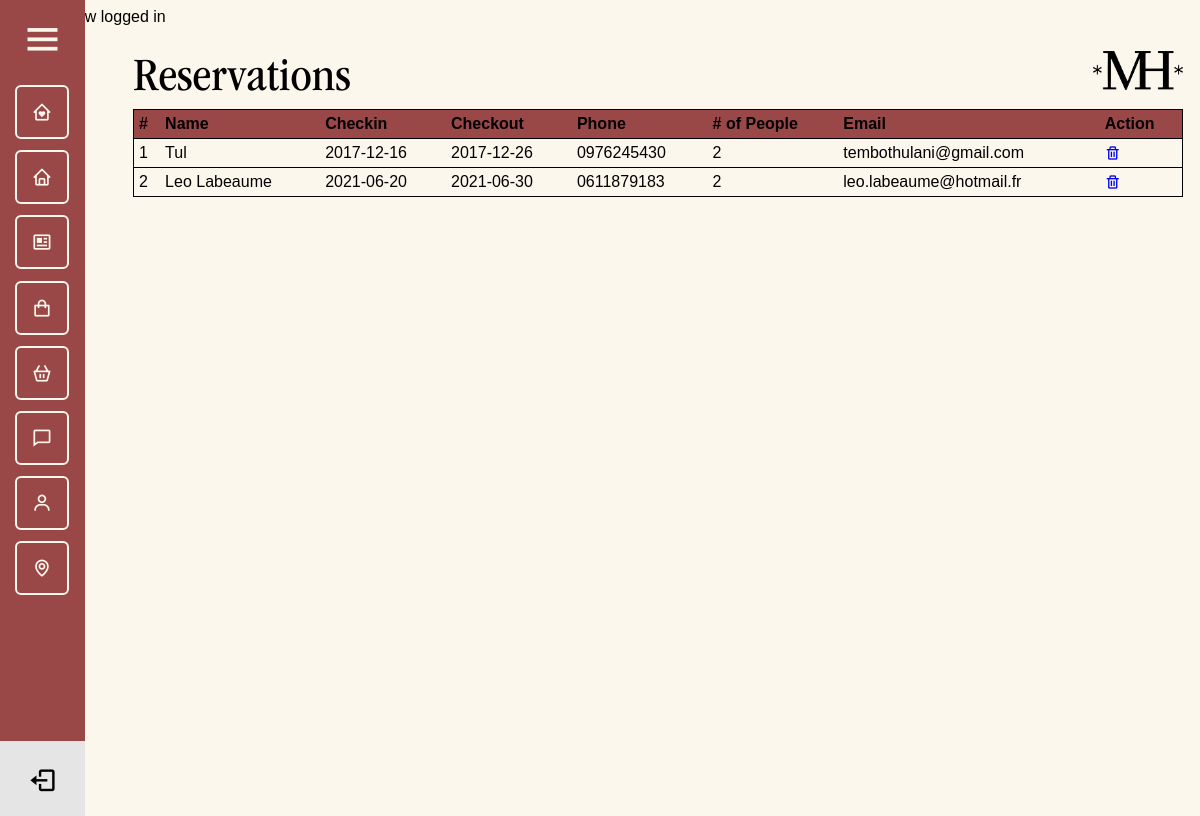
/admin/reservations.php (signed in), run on an earlier commit of the app's database.
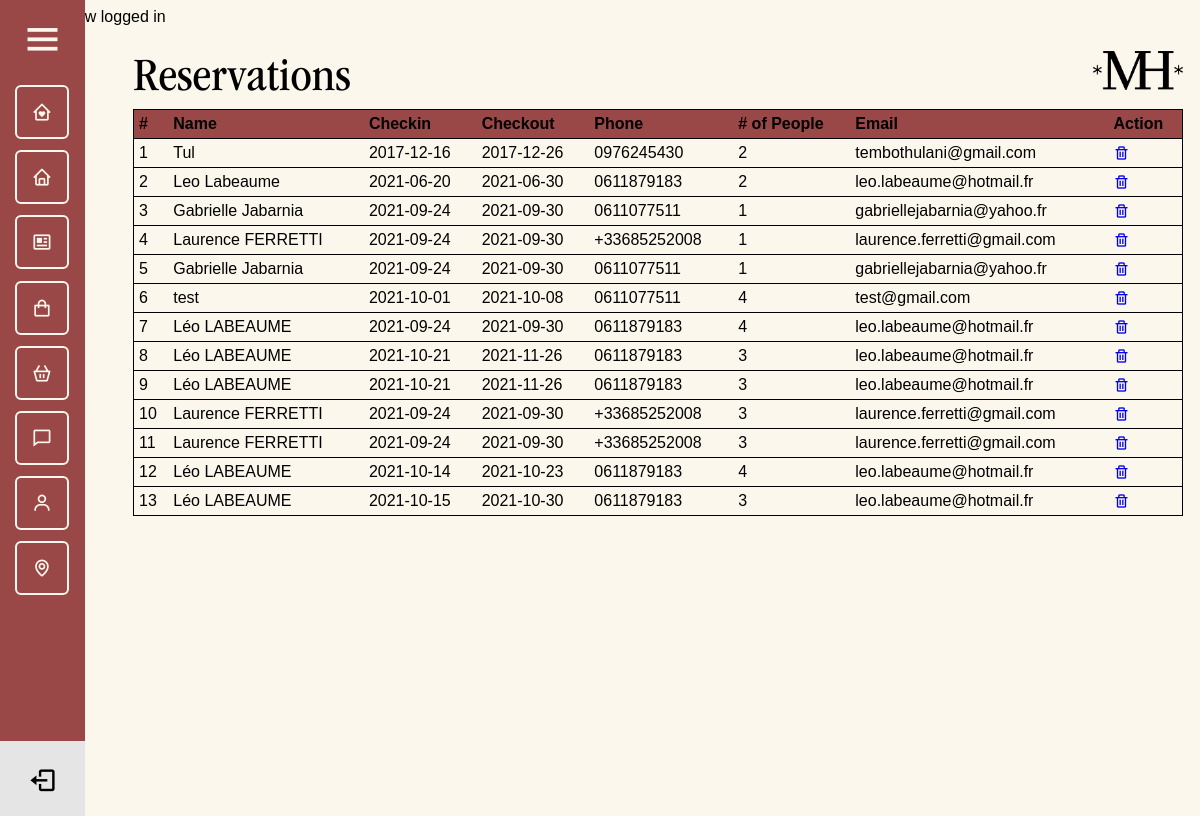
And on a later commit of the database.
### tables this page shows
CREATE TABLE `reservations` (
  `id` int(11) NOT NULL,
  `name` varchar(255) NOT NULL,
  `checkin` date NOT NULL,
  `checkout` date NOT NULL,
  `phone` text NOT NULL,
  `people` int(11) NOT NULL,
  `email` varchar(255) NOT NULL,
  `children` varchar(255) NOT NULL,
  `address` varchar(255) NOT NULL,
  `commentaire` text NOT NULL,
  `zip` varchar(15) NOT NULL,
  `id_rooms` int(11) NOT NULL
);

### admin/reservations.php (the view, shortened to what this page needs)
<?php
require_once $_SERVER['DOCUMENT_ROOT'] . '/core/core.php';
include 'includes/header.php';
include 'includes/navigation.php';
$sql = "SELECT * FROM reservations";
$result = $db->query($sql);
$row_count = 1;
?>
<div class="admin_page">
  <div class="header_admin">
    <h1>Reservations</h1>
    <img src="../assets/png/LOGO_ANCIEN.png" alt="Logo Muriel">
  </div>
  <div class="admin_page_reserv">
    <table class="table table-striped table-condensed table-bordered">
      <thead>
        <tr>
          <th>#</th>
          <th>Name</th>
          <th>Checkin</th>
          <th>Checkout</th>
          <th>Phone</th>
          <th># of People</th>
          <th>Email</th>
          <th>Action</th>
        </tr>
      </thead>
      <tbody>
        <?php while ($rows = mysqli_fetch_assoc($result)) : ?>
          <tr>
            <td><?= $row_count++; ?></td>
            <td><?= $rows['name']; ?></td>
            <td><?= $rows['checkin']; ?></td>
            <td><?= $rows['checkout']; ?></td>
            <td><?= $rows['phone']; ?></td>
            <td><?= $rows['people']; ?></td>
            <td><?= $rows['email']; ?></td>
            <td>
              <a href="reservations.php?delete=<?= $rows['id']; ?>"><i class='bx bx-trash'></i></a>
            </td>
          </tr>
        <?php endwhile; ?>
      </tbody>
    </table>
  </div>
</div>

### core/core.php (shortened to what this page needs)
<?php
if (isset($_SESSION['logged_in'])) {
    echo '<div>' . $_SESSION['logged_in'] . '</div> ';
}

### admin/includes/header.php (shortened to what this page needs)
<!DOCTYPE html>
<html lang="fr">
<head>
    <link href='https://unpkg.com/boxicons@2.0.8/css/boxicons.min.css' rel='stylesheet'>
    <link rel="stylesheet" href="./css/style.css">
</head>
<body>

### admin/includes/navigation.php (shortened to what this page needs)
  <div class="sidebar">
    <div class="logo_content">
      <i class='bx bx-menu' id="btn"></i>
    </div>
    <ul class="nav_list">
      <li>
        <a href="reservations.php">
          <i class='bx bx-home-heart'></i>
        </a>
      </li>
      <li>
        <a href="rooms.php">
          <i class='bx bx-home'></i>
        </a>
      </li>
      <li>
        <a href="tours.php">
        <i class='bx bx-news' ></i>
        </a>
      </li>
      <li>
        <a href="products.php">
          <i class='bx bx-shopping-bag'></i>
        </a>
      </li>
      <li>
        <a href="">
          <i class='bx bx-basket'></i>
        </a>
      </li>
      <li>
        <a href="comments.php">
          <i class='bx bx-comment'></i>
        </a>
      </li>
      <li>
        <a href="users.php">
          <i class='bx bx-user'></i>
        </a>
      </li>
      <li>
        <a href="../index.php">
        <i class='bx bx-map' ></i>
        </a>
      </li>
    </ul>
      <div class="profile_content">
        <div class="profile">
          <a href="logout.php">
              <i class='bx bx-log-out' id="log_out"></i>
            </a>
        </div>
      </div>
  </div>
</body>
</html>

### admin/css/style.css (style rules this page uses)
body { position: relative; min-height: 100vh; width: 100%; background-color: #FCF7EC; font-family: sans-serif; overflow-x: hidden; }
.sidebar { position: fixed; top: 0; left: 0; height: 100%; width: 55px; background: #9A4747; padding: 15px 15px; transition: all 0.5s ease; z-index: 10; }
.sidebar #btn { position: absolute; color: #FCF7EC; left: 50%; top: 15px; font-size: 45px; height: 50px; width: 50px; text-align: center; line-height: 50px; transform: translateX(-50%); }
.sidebar ul { margin-top: 20px; }
.nav_list { padding: 0; }
.sidebar ul li { position: relative; height: 50px; width: 90%; padding: 0; list-style: none; line-height: 50px; margin-bottom: 1.4vh; border: solid 2px #FCF7EC; border-radius: 6px; }
.sidebar ul li a { color: #FCF7EC; display: flex; align-items: center; text-decoration: none; border-radius: 6px; white-space: nowrap; }
.sidebar ul li i { height: 50px; min-width: 50px; border-radius: 6px; line-height: 50px; text-align: center; font-size: 1.7vw; }
.sidebar .profile_content { position: absolute; color: #FCF7EC; background-color: #E5E5E5; bottom: 15px; left: 0; width: 100%; }
.sidebar .profile_content .profile { position: relative; padding: 15px 10px; height: 60px; }
.profile #log_out { position: absolute; bottom: 25px; left: 50%; transform: translateX(-50%); min-width: 50px; line-height: 50px; font-size: 20px; border-radius: 6px; text-align: center; font-size: 29px; color: black; }
.admin_page { margin: 25px 25px 25px 125px; }
.admin_page .header_admin { display: flex; justify-content: space-between; }
.admin_page .header_admin h1 { font-family: ITCGaramondStd-BkNarrow; font-style: normal; font-weight: normal; font-size: 4vw; margin: 0; }
.admin_page .header_admin img { width: 90px; height: 39px; }
.admin_page_reserv table, .admin_page_comments table, .admin_page_users table { width: 100%; border-collapse: collapse; border: solid 1px; }
.admin_page_reserv th, .admin_page_comments th, .admin_page_users th { text-align: left; padding: 5px; }
.admin_page_reserv thead, .admin_page_comments thead, .admin_page_users thead { background-color: #9A4747; }
.admin_page_reserv tr, .admin_page_comments tr, .admin_page_users tr { border-bottom: solid 1px; }
.admin_page_reserv td, .admin_page_comments td, .admin_page_users td { padding: 5px; }

What changed in the data, as far as the page shows it:
added reservations: name "Gabrielle Jabarnia", checkin "2021-09-24", checkout "2021-09-30", phone "0611077511", people "1", email "gabriellejabarnia@yahoo.fr"
added reservations: name "Laurence FERRETTI", checkin "2021-09-24", checkout "2021-09-30", phone "+33685252008", people "1", email "laurence.ferretti@gmail.com"
added reservations: name "Gabrielle Jabarnia", checkin "2021-09-24", checkout "2021-09-30", phone "0611077511", people "1", email "gabriellejabarnia@yahoo.fr"
added reservations: name "test", checkin "2021-10-01", checkout "2021-10-08", phone "0611077511", people "4", email "test@gmail.com"
added reservations: name "Léo LABEAUME", checkin "2021-09-24", checkout "2021-09-30", phone "0611879183", people "4", email "leo.labeaume@hotmail.fr"
added reservations: name "Léo LABEAUME", checkin "2021-10-21", checkout "2021-11-26", phone "0611879183", people "3", email "leo.labeaume@hotmail.fr"
added reservations: name "Léo LABEAUME", checkin "2021-10-21", checkout "2021-11-26", phone "0611879183", people "3", email "leo.labeaume@hotmail.fr"
added reservations: name "Laurence FERRETTI", checkin "2021-09-24", checkout "2021-09-30", phone "+33685252008", people "3", email "laurence.ferretti@gmail.com"
added reservations: name "Laurence FERRETTI", checkin "2021-09-24", checkout "2021-09-30", phone "+33685252008", people "3", email "laurence.ferretti@gmail.com"
added reservations: name "Léo LABEAUME", checkin "2021-10-14", checkout "2021-10-23", phone "0611879183", people "4", email "leo.labeaume@hotmail.fr"
added reservations: name "Léo LABEAUME", checkin "2021-10-15", checkout "2021-10-30", phone "0611879183", people "3", email "leo.labeaume@hotmail.fr"
